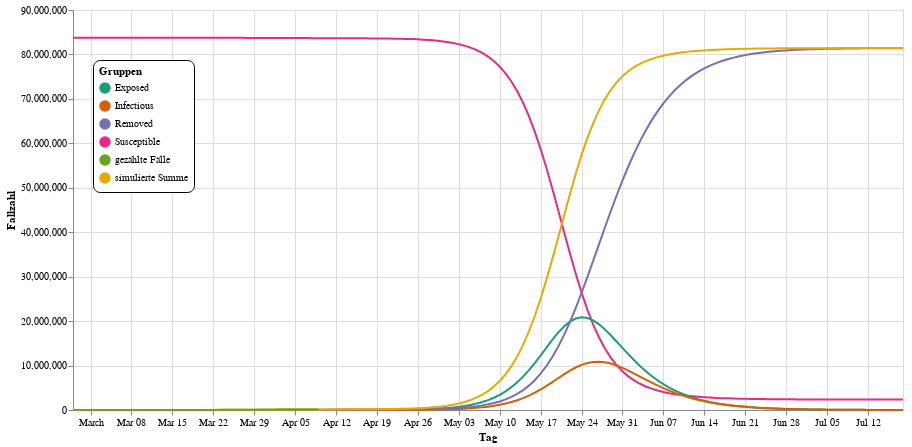

Source (notebook cell):
### Markdown cell above
Die flache Kurve zeigt, dass es dank der aktuellen Einschränkungen nur wenige gleichzeitige Infektionen geben wird. Das Gesundheitssystem wird mit einem so flachen Peak fertig werden.

Spektakulärer wird die Kurve, wenn die Einschränkungen am 20. April enden würden, was $R_{0}$ auf den Wert vor dem 20. März erhöht:

### Code cell
plot(prediction(prediction_days=100, r3=r0, r4=r0), legendY=50)

### Figure 1 — Vega-Lite specification as saved in the notebook (floating-point values rounded to 4 significant figures; data arrays with more than 128 entries replaced by an {"elided": "..."} marker saying what was removed)
{"config": {"view": {"continuousWidth": 400, "continuousHeight": 300}}, "layer": [{"mark": {"type": "line", "point": false}, "encoding": {"color": {"type": "nominal", "field": "Typ", "legend": {"cornerRadius": 7, "fillColor": "white", "legendX": 20, "legendY": 50, "orient": "none", "padding": 6, "strokeColor": "black", "title": "Gruppen"}, "scale": {"scheme": "dark2"}}, "x": {"type": "temporal", "field": "Tag", "title": "Tag"}, "y": {"type": "quantitative", "field": "Fallzahl", "title": "Fallzahl"}}}, {"mark": "point", "encoding": {"opacity": {"value": 0}, "x": {"type": "temporal", "field": "Tag", "title": "Tag"}}, "selection": {"selector003": {"type": "single", "nearest": true, "on": "mouseover", "fields": ["Tag"], "empty": "none"}}}, {"mark": "point", "encoding": {"color": {"type": "nominal", "field": "Typ", "legend": {"cornerRadius": 7, "fillColor": "white", "legendX": 20, "legendY": 50, "orient": "none", "padding": 6, "strokeColor": "black", "title": "Gruppen"}, "scale": {"scheme": "dark2"}}, "opacity": {"condition": {"value": 1, "selection": "selector003"}, "value": 0}, "x": {"type": "temporal", "field": "Tag", "title": "Tag"}, "y": {"type": "quantitative", "field": "Fallzahl", "title": "Fallzahl"}}}, {"mark": {"type": "rule", "color": "gray"}, "encoding": {"x": {"type": "temporal", "field": "Tag", "title": "Tag"}}, "transform": [{"filter": {"selection": "selector003"}}]}, {"mark": {"type": "text", "align": "left", "dx": 4, "dy": -8}, "encoding": {"color": {"type": "nominal", "field": "Typ", "legend": {"cornerRadius": 7, "fillColor": "white", "legendX": 20, "legendY": 50, "orient": "none", "padding": 6, "strokeColor": "black", "title": "Gruppen"}, "scale": {"scheme": "dark2"}}, "text": {"condition": {"type": "quantitative", "field": "Fallzahl", "selection": "selector003"}, "value": " "}, "x": {"type": "temporal", "field": "Tag", "title": "Tag"}, "y": {"type": "quantitative", "field": "Fallzahl", "title": "Fallzahl"}}}, {"mark": {"type": "text", "align": "left", "dx": 4, "dy": -8}, "encoding": {"color": {"value": "gray"}, "text": {"condition": {"type": "temporal", "field": "Tag", "selection": "selector003"}, "value": " "}, "x": {"type": "temporal", "field": "Tag", "title": "Tag"}, "y": {"value": 16}}, "transform": [{"filter": {"selection": "selector003"}}]}], "data": {"name": "data-51bee27f19cf80645ffcb9880645267c"}, "height": 400, "width": 830, "$schema": "https://vega.github.io/schema/vega-lite/v4.8.1.json", "datasets": {"data-51bee27f19cf80645ffcb9880645267c": {"elided": "758 records"}}}
